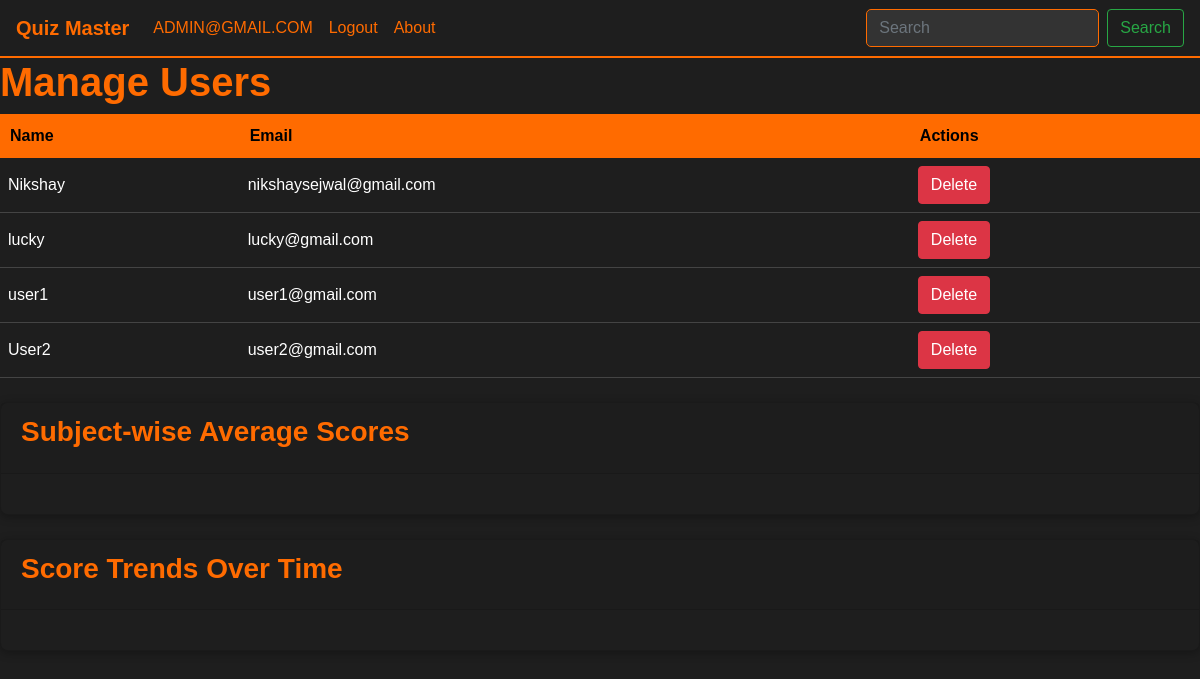
Page /manage_user (signed in) on the committed database.
### models.py (models this page shows)
class User(db.Model):
    id = db.Column(db.Integer, primary_key=True)
    username = db.Column(db.String(80), unique=True, nullable=False)
    email = db.Column(db.String(120), unique=True, nullable=False)
    password = db.Column(db.String(80), nullable=False)

### controller/routes.py (the view)
@app.route('/manage_user')
def manage_users():
    if session.get('user_email') != 'admin@gmail.com':
        flash('Unauthorized Access')
        return redirect(url_for('home'))
    users = User.query.filter(User.email != 'admin@gmail.com').all()
    scores = (
        db.session.query(
            Score.quiz_id,
            Score.score,
            quizs.name.label('quiz_name'),
            subjects.name.label('subject_name')
        )
        .join(quizs, Score.quiz_id == quizs.id)
        .join(subjects, quizs.subject_id == subjects.id)
        .all()
    )
    subject_scores = defaultdict(list)
    for score in scores:
        subject_scores[score.subject_name].append(score.score)
    subjects_list = list(subject_scores.keys())
    avg_scores = [sum(subject_scores[subj]) / len(subject_scores[subj]) for subj in subjects_list]
    fig_bar = go.Figure(data=[
        go.Bar(x=subjects_list, y=avg_scores, marker_color='blue')
    ])
    fig_bar.update_layout(
        title="Subject-wise Average Scores",
        xaxis_title="Subjects",
        yaxis_title="Average Score"
    )
    bar_chart = json.dumps(fig_bar, cls=plotly.utils.PlotlyJSONEncoder)
    quiz_names = [score.quiz_name for score in scores]
    scores_list = [score.score for score in scores]
    fig_line = go.Figure(data=[
        go.Scatter(x=quiz_names, y=scores_list, mode='lines+markers', marker_color='green')
    ])
    fig_line.update_layout(
        title="Score Trends Over Quizzes",
        xaxis_title="Quizzes",
        yaxis_title="Scores"
    )
    line_chart = json.dumps(fig_line, cls=plotly.utils.PlotlyJSONEncoder)
    return render_template('manage_user.html', users=users, bar_chart=bar_chart, line_chart=line_chart)

### templates/manage_user.html (shortened to what this page needs)
{% extends 'base.html' %}
{% block content %}
    <h1>Manage Users</h1>
    <table class = "scrollable-table-container">
        <tr>
            <th>Name</th>
            <th>Email</th>
            <th>Actions</th>
        </tr>
        {%for user in users %}
            <tr>
                <td>{{user.username}}</td>
                <td>{{user.email}}</td>
                <td>
                    <a class="btn btn-danger" href="{{url_for('delete_user',id = user.id)}}">Delete</a>
                </td>
            </tr>
        {%endfor %}
    </table>
    <div class="card mt-4">
        <div class="card-header">
            <h3 class="card-title">Subject-wise Average Scores</h3>
        </div>
        <div class="card-body text-center">
        </div>
    </div>
    <div class="card mt-4">
        <div class="card-header">
            <h3 class="card-title">Score Trends Over Time</h3>
        </div>
        <div class="card-body text-center">
        </div>
    </div>
{% endblock %}

### static/style.css (style rules this page uses)
body { font-family: 'Arial', sans-serif; background-color: #1e1e1e; color: #ffffff; }
h1, h2, h3 { font-weight: bold; color: #ff6b00; }
table { width: 100%; border-collapse: collapse; color: #ffffff; }
th { background-color: #ff6b00; color: black; padding: 10px; }
td { padding: 8px; border-bottom: 1px solid #444; }
.card { border-radius: 8px; background-color: #1e1e1e; box-shadow: 0 2px 10px rgba(0, 0, 0, 0.3); transition: transform 0.2s ease-in-out; }

### rows in the picture
User: username "Nikshay", email "nikshaysejwal@gmail.com"
User: username "lucky", email "lucky@gmail.com"
User: username "user1", email "user1@gmail.com"
User: username "User2", email "user2@gmail.com"

### other values in the picture
{{ session.get('user_email',None) | upper }} "ADMIN@GMAIL.COM"
